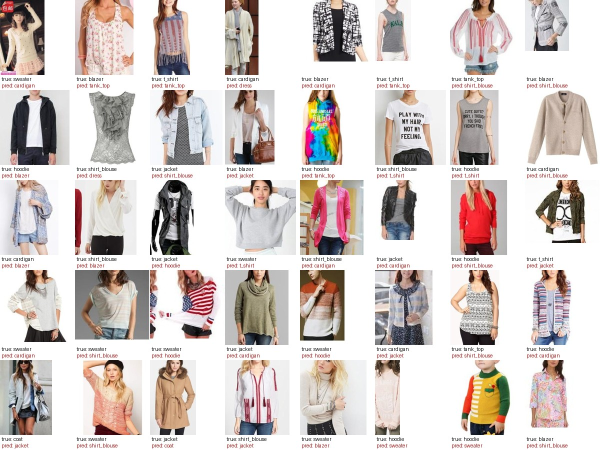
#> input picture reports/baseline_full_oct_18/misclassified_test.jpg, 1200 x 900 px (shown at 1/2 size)
$ python -i features.py   (imports and definitions only)
#> lines starting #> are read from the running program, lines starting #| are printed output that depends on the picture
"""
My hand-crafted image features for the non-deep-learning baseline.

I turn one image into one fixed-length vector of numbers:
    [ HOG (shape: edge directions)  |  HSV colour histogram  |  log aspect ratio ]

I keep this in its own module so I use the exact same function at training time
(scripts/train_baseline.py) and later at inference time in my app pipeline.
If training and inference computed features differently, my model would silently get worse.

LEARN:
  HOG visual walkthrough: https://scikit-image.org/docs/stable/auto_examples/features_detection/plot_hog.html
  skimage.feature.hog API: https://scikit-image.org/docs/stable/api/skimage.feature.html#skimage.feature.hog
  HSV colour space:         https://en.wikipedia.org/wiki/HSL_and_HSV
"""
import numpy as np
from PIL import Image
from skimage.feature import hog

# I keep all my feature settings here so I can save them alongside the trained model.
FEATURE_PARAMS = {
    "size": 128,                  # I resize every crop to size x size before HOG
    "orientations": 9,            # HOG: number of edge-direction bins (0-180 degrees)
    "pixels_per_cell": 16,        # HOG: 128/16 gives me 8 x 8 cells
    "cells_per_block": 2,         # HOG: I normalise brightness change over 2 x 2 cell blocks
    "hsv_bins": [12, 4, 4],       # my colour histogram bins for hue, saturation, value
}


def hog_features(rgb: np.ndarray, p=FEATURE_PARAMS) -> np.ndarray:
    """My shape descriptor. With my defaults: 7 x 7 blocks x (2 x 2 cells x 9 bins) = 1,764 numbers."""
    return hog(rgb,
               orientations=p["orientations"],
               pixels_per_cell=(p["pixels_per_cell"],) * 2,
               cells_per_block=(p["cells_per_block"],) * 2,
               block_norm="L2-Hys",
               channel_axis=-1)        # I use the strongest gradient across R, G, B at each pixel


def color_features(img: Image.Image, p=FEATURE_PARAMS) -> np.ndarray:
    """I build separate histograms of hue, saturation and value, each normalised to sum to 1 (12+4+4 = 20 numbers).
    I use HSV instead of RGB so 'which colour' (hue) is separated from 'how bright' (value),
    and the same red sweater in shade and in sunlight looks more alike to my model."""
    hsv = np.asarray(img.convert("HSV"))
    parts = []
    for ch, bins in enumerate(p["hsv_bins"]):
        # ch here is 0,1, or 2, which corresponds to hue, saturation, value
        h, _ = np.histogram(hsv[..., ch], bins=bins, range=(0, 256))
        parts.append(h / h.sum())
    return np.concatenate(parts)


def extract(path_or_img, p=FEATURE_PARAMS) -> np.ndarray:
    """I compute the full feature vector for one image (a file path or a PIL image)."""
    img = path_or_img if isinstance(path_or_img, Image.Image) else Image.open(path_or_img)
#> img is the input picture: PIL image 1200x900 RGB; mean R, G, B 211.4, 202.5, 199.4
    img = img.convert("RGB")
    # Resizing to a square stretches the image, which throws away its shape (a long dress vs a
    # cropped jacket), so I keep the original aspect ratio as one extra feature.
    aspect = np.log(img.width / img.height)
#> aspect = 0.288
    small = img.resize((p["size"], p["size"]), Image.BILINEAR)
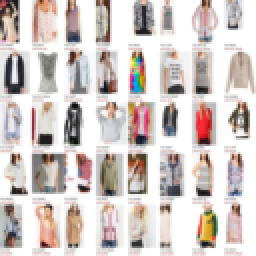
#> small: PIL image 128x128 RGB (shown 2 times larger); mean R, G, B 211.4, 202.5, 199.3
    return np.concatenate([
        hog_features(np.asarray(small), p),
        color_features(small, p),
        [aspect],
    ]).astype(np.float32)
#> in color_features, `hsv = np.asarray(img.convert("HSV"))`:
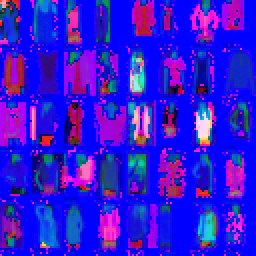
#> hsv: shape (128, 128, 3) (shown 2 times larger); mean R, G, B 51.4, 22.7, 213
#> the loop in color_features, `for ch, bins in enumerate(p["hsv_bins"]):` made 3 passes
#> h on passes 2 to 3: [14374, 1443, 389, 178], [384, 1043, 2572, 12385]
#> after the loop in color_features, `for ch, bins in enumerate(p["hsv_bins"]):`: parts = [[0.63, 0.112, 0.0163, 0.0128, 0.00323, 0.0175, 0.0195, 0.0776, 0.0265, 0.0201, 0.0128, 0.052], [0.877, 0.0881, 0.0237, 0.0109], [0.0234, 0.0637, 0.157, 0.756]]


def feature_length(p=FEATURE_PARAMS) -> int:
    return len(extract(Image.new("RGB", (p["size"], p["size"])), p))

>>> result = extract('../../reports/baseline_full_oct_18/misclassified_test.jpg')
#> result = 1785 values, max 0.877 at index 1776, min 0.00323 at index 1768, mean 0.143
